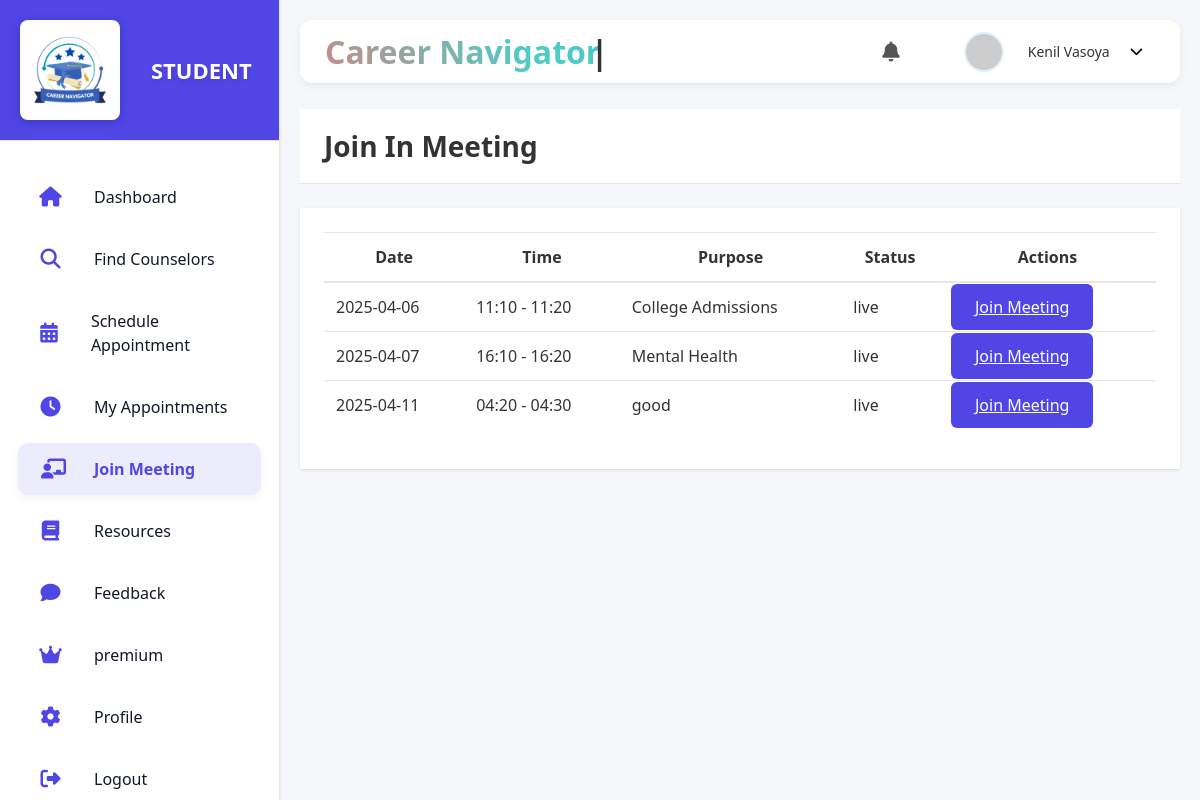
Page /stud_room (signed in) on the committed database.
### model.py (models this page shows)
class Appointment(db.Model):
    __tablename__ = 'appointments'
    id = db.Column(db.Integer, primary_key=True, autoincrement=True)
    student_id = db.Column(db.Integer, db.ForeignKey('students.id'), nullable=False)
    counselor_id = db.Column(db.Integer, db.ForeignKey('counselors.id'), nullable=False)
    date = db.Column(db.Date, nullable=False)
    time_slot = db.Column(db.String(50), nullable=False)
    purpose = db.Column(db.Text, nullable=True)
    student_status = db.Column(
        db.Enum('none', 'upcoming','live','in-progress', 'completed', 'canceled', name='student_status_enum'),
        nullable=False,
        default='none'
    )
    counselor_status = db.Column(
        db.Enum('pending', 'approved', 'rejected','canceled','completed', name='counselor_status_enum'),
        nullable=False,
        default='pending'
    )
    session_link = db.Column(db.String(255), nullable=True)
    created_at = db.Column(db.DateTime, nullable=False, default=datetime.now(timezone.utc))
    updated_at = db.Column(db.DateTime, nullable=True, onupdate=datetime.now(timezone.utc))
    student = db.relationship('Student', backref='appointments')
    counselor = db.relationship('Counselor', backref='appointments')

### app.py (the view)
@app.route('/stud_room', methods=['GET'])
def stud_room():
    if request.method == 'GET':
        if 'student_id' not in session:
            return redirect(url_for('student_login'))
    student_id = session['student_id']
    live_appointments = Appointment.query.filter_by(
        student_id=student_id,
        student_status='live'
    ).all()
    return render_template('student/stud_room.html', appointments=live_appointments, active_page='stud_room')

### templates/student/stud_room.html (shortened to what this page needs)
{% extends 'student/stud-base.html' %}
{% block content %}
<div class="section-header">
    <h1>Join In Meeting</h1>
</div>
<div class="view-container">
    {% if appointments %}
        <table class="data-table">
            <thead>
                <tr>
                    <th>Date</th>
                    <th>Time</th>
                    <th>Purpose</th>
                    <th>Status</th>
                    <th>Actions</th>
                </tr>
            </thead>
            <tbody>
                {% for appointment in appointments %}
                <tr>
                    <td>{{ appointment.date.strftime('%Y-%m-%d') }}</td>
                    <td>{{ appointment.time_slot }}</td>
                    <td>{{ appointment.purpose }}</td>
                    <td>{{ appointment.student_status }}</td>
                    <td>
                        {% if appointment.student_status == 'live' %}
                            <a href="{{ url_for('join_meeting', appointment_id=appointment.id) }}" class="btn-primary">
                                Join Meeting
                            </a>
                        {% else %}
                            <span class="text-muted">Not Live</span>
                        {% endif %}
                    </td>
                </tr>
                {% endfor %}
            </tbody>
        </table>
    {% else %}
        <p class="text-warning">No appointments available.</p>
    {% endif %}
</div>
{% endblock %}

### static/css/student/dashboard.css (style rules this page uses)
:root { --primary-color: #4f46e5; --primary-hover: #4338ca; --secondary-color: #10b981; --warning-color: #f59e0b; --danger-color: #ef4444; --success-color: #10b981; --background-color: #f3f4f6; --surface-color: #ffffff; --text-primary: #111827; --text-secondary: #4b5563; --text-muted: #9ca3af; --border-color: #e5e7eb; --sidebar-width: 260px; --sidebar-collapsed-width: 70px; --top-bar-height: 64px; --card-shadow: 0 1px 3px 0 rgb(0 0 0 / 0.1), 0 1px 2px -1px rgb(0 0 0 / 0.1); --transition-speed: 0.3s; }
* { margin: 0; padding: 0; box-sizing: border-box; }
body { font-family: -apple-system, BlinkMacSystemFont, "Segoe UI", Roboto, Oxygen, Ubuntu, Cantarell, sans-serif; background-color: var(--background-color); color: var(--text-primary); line-height: 1.5; }
.btn-primary { background-color: var(--primary-color); color: white; border: none; padding: 0.75rem 1.5rem; border-radius: 6px; cursor: pointer; font-weight: 500; transition: background-color var(--transition-speed) ease; }
.section-header { display: flex; justify-content: space-between; align-items: center; margin-bottom: 1.5rem; }
.btn-primary { background-color: var(--white); color: var(--primary-color); }

### templates/student/stud-base.html (style rules this page uses)
* { margin: 0; padding: 0; box-sizing: border-box; font-family: 'Segoe UI', Tahoma, Geneva, Verdana, sans-serif; }
body { background-color: #f5f7fb; color: #333; overflow-x: hidden; }

### templates/student/stud_room.html (style rules this page uses)
.section-header { padding: 1rem 1.5rem; margin-bottom: 1.5rem; background-color: var(--surface-color); border-bottom: 1px solid var(--border-color); }
.section-header h1 { font-size: 1.75rem; font-weight: 700; color: var(--text-color); margin: 0; }
.btn-primary { color: #fff; background-color: var(--primary-color); border-color: var(--primary-color); }
.data-table { width: 100%; margin-bottom: 1rem; color: var(--text-color); border-collapse: collapse; }
.data-table th, .data-table td { padding: 0.75rem; vertical-align: top; border-top: 1px solid var(--border-color); }
.data-table thead th { vertical-align: bottom; border-bottom: 2px solid var(--border-color); background-color: var(--surface-color); color: var(--text-color); font-weight: 700; }
.view-container { background-color: var(--surface-color); border-radius: var(--border-radius); box-shadow: var(--card-shadow); padding: 1.5rem; margin-bottom: 1.5rem; }

### rows in the picture
Appointment: date "2025-04-06", time_slot "11:10 - 11:20", purpose "College Admissions", student_status "live"
Appointment: date "2025-04-07", time_slot "16:10 - 16:20", purpose "Mental Health", student_status "live"
Appointment: date "2025-04-11", time_slot "04:20 - 04:30", purpose "good", student_status "live"

### other values in the picture
{{ session['student_name'] }} "Kenil Vasoya"
